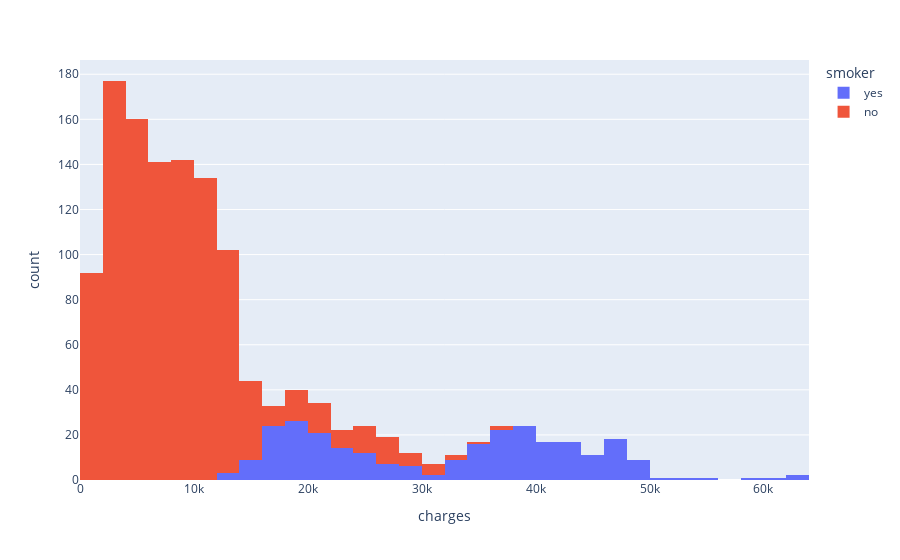

The cell this chart's notebook holds for it:
### Markdown cell above
answers:
1. most of Non-smokers are charged lower fees.
2. most of people with 0 childeren are charged lower fees.
3.

### Code cell
fig= px.histogram(df,x='charges', color='smoker')
fig.show()

### Figure 1 — Plotly figure (JSON) as saved in the notebook; plotly's stock layout.template omitted (floating-point values rounded to 4 significant figures; data arrays with more than 128 entries replaced by an {"elided": "..."} marker saying what was removed)
{"data": [{"alignmentgroup": "True", "bingroup": "x", "hovertemplate": "smoker=yes<br>charges=%{x}<br>count=%{y}<extra></extra>", "legendgroup": "yes", "marker": {"color": "#636efa", "pattern": {"shape": ""}}, "name": "yes", "offsetgroup": "yes", "orientation": "v", "showlegend": true, "type": "histogram", "x": {"elided": "274 float values"}, "xaxis": "x", "yaxis": "y"}, {"alignmentgroup": "True", "bingroup": "x", "hovertemplate": "smoker=no<br>charges=%{x}<br>count=%{y}<extra></extra>", "legendgroup": "no", "marker": {"color": "#EF553B", "pattern": {"shape": ""}}, "name": "no", "offsetgroup": "no", "orientation": "v", "showlegend": true, "type": "histogram", "x": {"elided": "1064 float values"}, "xaxis": "x", "yaxis": "y"}], "layout": {"barmode": "relative", "legend": {"title": {"text": "smoker"}, "tracegroupgap": 0}, "margin": {"t": 60}, "xaxis": {"anchor": "y", "domain": [0, 1], "title": {"text": "charges"}}, "yaxis": {"anchor": "x", "domain": [0, 1], "title": {"text": "count"}}}}
